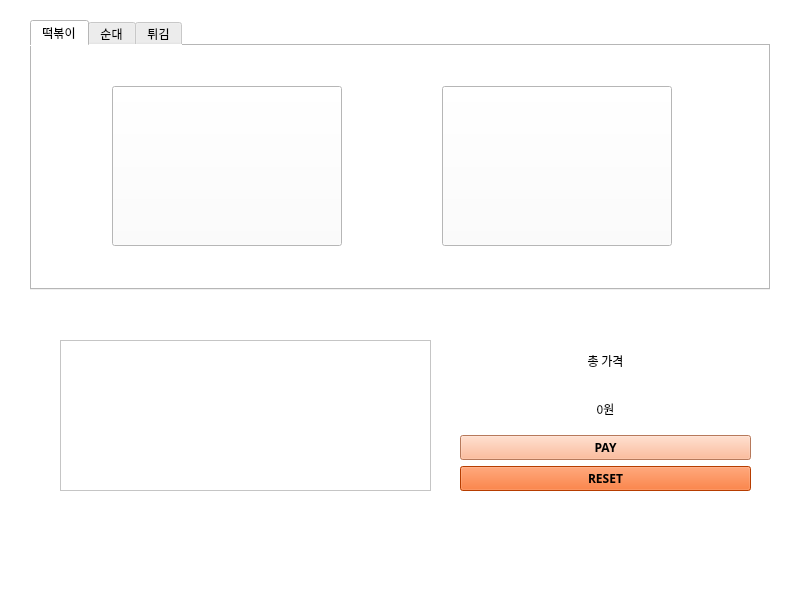
<?xml version="1.0" encoding="UTF-8"?>
<ui version="4.0">
 <class>MainWindow</class>
 <widget class="QMainWindow" name="MainWindow">
  <property name="geometry">
   <rect>
    <x>0</x>
    <y>0</y>
    <width>800</width>
    <height>600</height>
   </rect>
  </property>
  <property name="windowTitle">
   <string>MainWindow</string>
  </property>
  <property name="styleSheet">
   <string notr="true">background-color: rgb(255, 255, 255);</string>
  </property>
  <widget class="QWidget" name="centralwidget">
   <widget class="QTabWidget" name="tabWidget">
    <property name="geometry">
     <rect>
      <x>30</x>
      <y>20</y>
      <width>740</width>
      <height>270</height>
     </rect>
    </property>
    <property name="currentIndex">
     <number>0</number>
    </property>
    <widget class="QWidget" name="tab1">
     <attribute name="title">
      <string>떡볶이</string>
     </attribute>
     <widget class="QPushButton" name="btn_milddeok">
      <property name="geometry">
       <rect>
        <x>80</x>
        <y>40</y>
        <width>230</width>
        <height>160</height>
       </rect>
      </property>
      <property name="styleSheet">
       <string notr="true">border-image: url(:/food/밀떡-1.jpg);</string>
      </property>
      <property name="text">
       <string/>
      </property>
     </widget>
     <widget class="QPushButton" name="btn_ssalddeok">
      <property name="geometry">
       <rect>
        <x>410</x>
        <y>40</y>
        <width>230</width>
        <height>160</height>
       </rect>
      </property>
      <property name="styleSheet">
       <string notr="true">border-image: url(:/food/쌀떡-1.jpg);</string>
      </property>
      <property name="text">
       <string/>
      </property>
     </widget>
    </widget>
    <widget class="QWidget" name="tab2">
     <attribute name="title">
      <string>순대</string>
     </attribute>
     <widget class="QPushButton" name="btn_squidsundae">
      <property name="geometry">
       <rect>
        <x>410</x>
        <y>40</y>
        <width>230</width>
        <height>160</height>
       </rect>
      </property>
      <property name="styleSheet">
       <string notr="true">border-image: url(:/food/오징어 순대-1.jfif);</string>
      </property>
      <property name="text">
       <string/>
      </property>
     </widget>
     <widget class="QPushButton" name="btn_chapsundae">
      <property name="geometry">
       <rect>
        <x>80</x>
        <y>40</y>
        <width>230</width>
        <height>160</height>
       </rect>
      </property>
      <property name="styleSheet">
       <string notr="true">border-image: url(:/food/찹쌀순대 -1.jpg);</string>
      </property>
      <property name="text">
       <string/>
      </property>
     </widget>
    </widget>
    <widget class="QWidget" name="tab3">
     <attribute name="title">
      <string>튀김</string>
     </attribute>
     <widget class="QPushButton" name="btn_shrimptuigim">
      <property name="geometry">
       <rect>
        <x>490</x>
        <y>40</y>
        <width>230</width>
        <height>160</height>
       </rect>
      </property>
      <property name="styleSheet">
       <string notr="true">border-image: url(:/food/새우 튀김-1.jfif);</string>
      </property>
      <property name="text">
       <string/>
      </property>
     </widget>
     <widget class="QPushButton" name="btn_gimmari">
      <property name="geometry">
       <rect>
        <x>10</x>
        <y>40</y>
        <width>230</width>
        <height>160</height>
       </rect>
      </property>
      <property name="styleSheet">
       <string notr="true">border-image: url(:/food/김말이 튀김-1.jfif);</string>
      </property>
      <property name="text">
       <string/>
      </property>
     </widget>
     <widget class="QPushButton" name="btn_squidtuigim">
      <property name="geometry">
       <rect>
        <x>251</x>
        <y>40</y>
        <width>230</width>
        <height>160</height>
       </rect>
      </property>
      <property name="styleSheet">
       <string notr="true">border-image: url(:/food/오징어 튀김-1.jfif);</string>
      </property>
      <property name="text">
       <string/>
      </property>
     </widget>
    </widget>
   </widget>
   <widget class="QListView" name="foodList">
    <property name="geometry">
     <rect>
      <x>60</x>
      <y>340</y>
      <width>371</width>
      <height>151</height>
     </rect>
    </property>
   </widget>
   <widget class="QWidget" name="verticalLayoutWidget">
    <property name="geometry">
     <rect>
      <x>460</x>
      <y>340</y>
      <width>291</width>
      <height>151</height>
     </rect>
    </property>
    <layout class="QVBoxLayout" name="verticalLayout">
     <item>
      <widget class="QLabel" name="label">
       <property name="font">
        <font>
         <family>D2Coding</family>
        </font>
       </property>
       <property name="styleSheet">
        <string notr="true"/>
       </property>
       <property name="text">
        <string>총 가격</string>
       </property>
       <property name="alignment">
        <set>Qt::AlignCenter</set>
       </property>
      </widget>
     </item>
     <item>
      <widget class="QLabel" name="totalPrice">
       <property name="font">
        <font>
         <family>D2Coding</family>
        </font>
       </property>
       <property name="text">
        <string>0원</string>
       </property>
       <property name="alignment">
        <set>Qt::AlignCenter</set>
       </property>
      </widget>
     </item>
     <item>
      <widget class="QPushButton" name="btn_pay">
       <property name="font">
        <font>
         <family>D2Coding</family>
         <weight>75</weight>
         <bold>true</bold>
         <kerning>true</kerning>
        </font>
       </property>
       <property name="styleSheet">
        <string notr="true">background-color: rgb(255, 170, 127);</string>
       </property>
       <property name="text">
        <string>PAY</string>
       </property>
      </widget>
     </item>
     <item>
      <widget class="QPushButton" name="btn_reset">
       <property name="font">
        <font>
         <family>D2Coding</family>
         <weight>75</weight>
         <bold>true</bold>
        </font>
       </property>
       <property name="styleSheet">
        <string notr="true">background-color: rgb(255, 85, 0);</string>
       </property>
       <property name="text">
        <string>RESET</string>
       </property>
      </widget>
     </item>
    </layout>
   </widget>
  </widget>
  <widget class="QMenuBar" name="menubar">
   <property name="geometry">
    <rect>
     <x>0</x>
     <y>0</y>
     <width>800</width>
     <height>26</height>
    </rect>
   </property>
  </widget>
  <widget class="QStatusBar" name="statusbar"/>
 </widget>
 <resources>
  <include location="resource_1.qrc"/>
 </resources>
 <connections/>
</ui>
